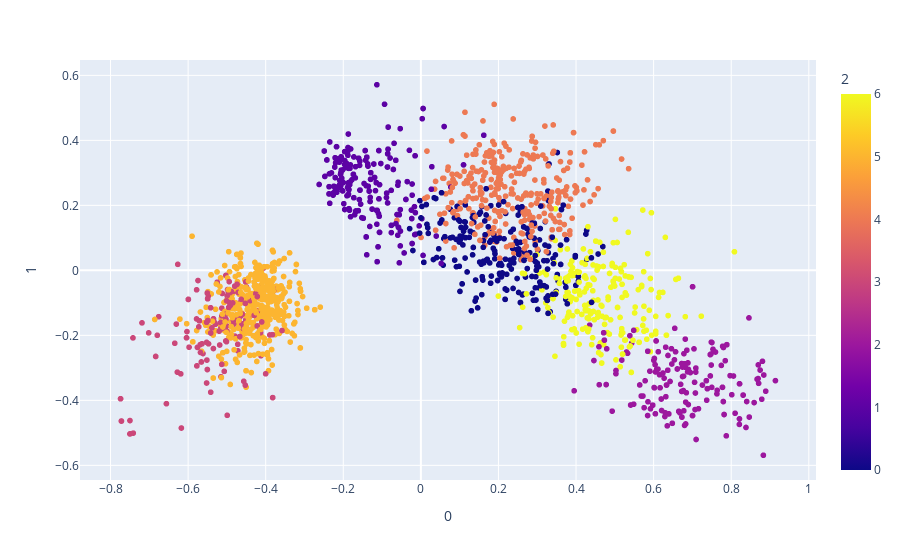
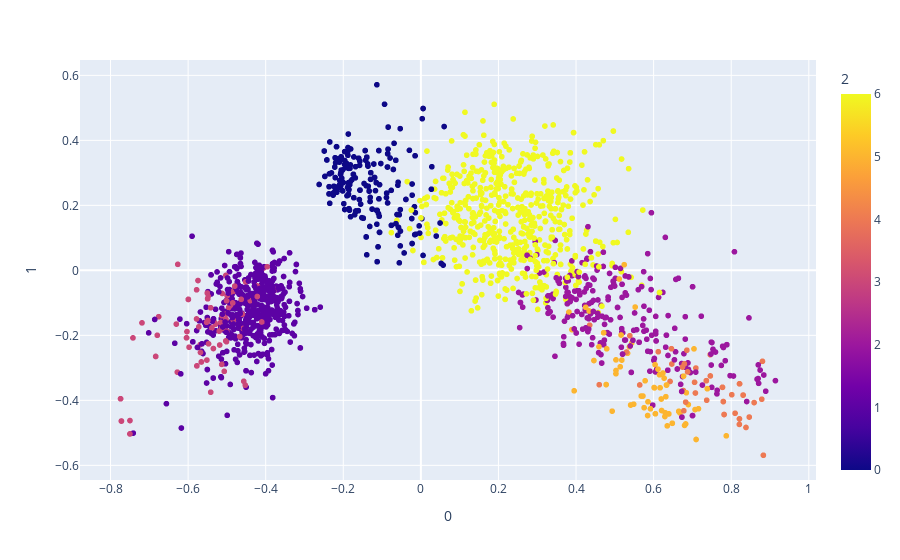

Notebook cell for these charts, in order:
### Code cell
plot_clusters_on_pc_kmeans(7, data), plot_clusters_on_pc_spectral(7, data)

### Figure 1 — Plotly figure (JSON) as saved in the notebook; plotly's stock layout.template omitted (floating-point values rounded to 4 significant figures; data arrays with more than 128 entries replaced by an {"elided": "..."} marker saying what was removed)
{"data": [{"hovertemplate": "0=%{x}<br>1=%{y}<br>2=%{marker.color}<extra></extra>", "legendgroup": "", "marker": {"color": {"elided": "2084 int values"}, "coloraxis": "coloraxis", "symbol": "circle"}, "mode": "markers", "name": "", "showlegend": false, "type": "scattergl", "x": {"elided": "2084 float values"}, "xaxis": "x", "y": {"elided": "2084 float values"}, "yaxis": "y"}], "layout": {"coloraxis": {"colorbar": {"title": {"text": "2"}}, "colorscale": [[0, "#0d0887"], [0.1111, "#46039f"], [0.2222, "#7201a8"], [0.3333, "#9c179e"], [0.4444, "#bd3786"], [0.5556, "#d8576b"], [0.6667, "#ed7953"], [0.7778, "#fb9f3a"], [0.8889, "#fdca26"], [1, "#f0f921"]]}, "legend": {"tracegroupgap": 0}, "margin": {"t": 60}, "xaxis": {"anchor": "y", "domain": [0, 1], "title": {"text": "0"}}, "yaxis": {"anchor": "x", "domain": [0, 1], "title": {"text": "1"}}}}

### Figure 2 — Plotly figure (JSON) as saved in the notebook; plotly's stock layout.template omitted (floating-point values rounded to 4 significant figures; data arrays with more than 128 entries replaced by an {"elided": "..."} marker saying what was removed)
{"data": [{"hovertemplate": "0=%{x}<br>1=%{y}<br>2=%{marker.color}<extra></extra>", "legendgroup": "", "marker": {"color": {"elided": "2084 int values"}, "coloraxis": "coloraxis", "symbol": "circle"}, "mode": "markers", "name": "", "showlegend": false, "type": "scattergl", "x": {"elided": "2084 float values"}, "xaxis": "x", "y": {"elided": "2084 float values"}, "yaxis": "y"}], "layout": {"coloraxis": {"colorbar": {"title": {"text": "2"}}, "colorscale": [[0, "#0d0887"], [0.1111, "#46039f"], [0.2222, "#7201a8"], [0.3333, "#9c179e"], [0.4444, "#bd3786"], [0.5556, "#d8576b"], [0.6667, "#ed7953"], [0.7778, "#fb9f3a"], [0.8889, "#fdca26"], [1, "#f0f921"]]}, "legend": {"tracegroupgap": 0}, "margin": {"t": 60}, "xaxis": {"anchor": "y", "domain": [0, 1], "title": {"text": "0"}}, "yaxis": {"anchor": "x", "domain": [0, 1], "title": {"text": "1"}}}}
